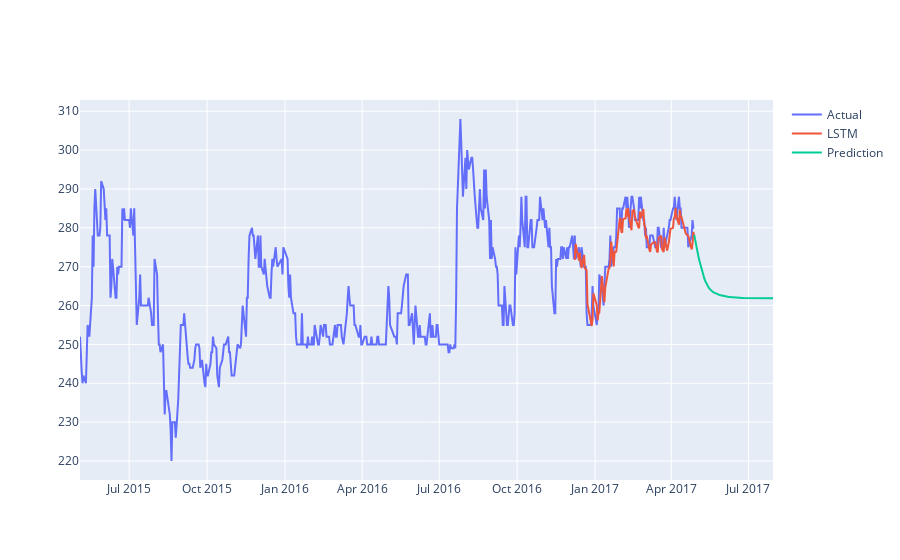

Write notebook code for a chart like this one.
### Markdown cell above
# Overall Visualization

### Code cell
fig=go.Figure([go.Scatter(name='Actual',x=df.index,y=df['y'])])
fig.add_trace(go.Scatter(name='LSTM',x=lstm_df.index,y=lstm_df["y"]))
fig.add_trace(go.Scatter(name='Prediction',x=future_df.index,y=future_df["y"]))
fig.show()
